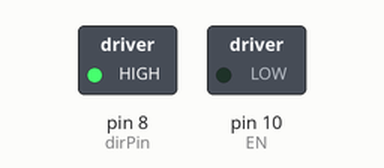
This sketch was run on a simulated Arduino Uno, built with avr-gcc and run on an emulated ATmega328P. Parts: switched loads named in the sketch (green lamp = pin HIGH). Dashed ring = blinking. Pins used as bus, display or sensor lines are not drawn.

Above: at 0.5 s.
Timing chart, 0 to 5.2 s (numbered marks = the images above):
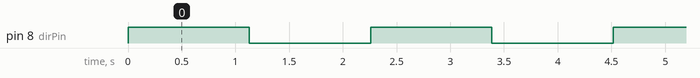

The sketch:

stepper-motor-driver-module-breakout-board.ino
```cpp
int dirPin = 8;
int stepperPin = 9;
int EN=10;

void setup() {
  pinMode(dirPin, OUTPUT);
  pinMode(stepperPin, OUTPUT);
  pinMode(EN, OUTPUT);
}

void step(boolean dir,int steps){
  digitalWrite(dirPin,dir);
  delay(50);
  for(int i=0;i<steps;i++){
    digitalWrite(stepperPin, HIGH);
    delayMicroseconds(800);
    digitalWrite(stepperPin, LOW);
    delayMicroseconds(800);
  }
}

void loop(){
  digitalWrite(EN, LOW);
  step(true,360);
  delay(500);
  step(false,360);
  delay(500);
}
```

Measured:
- by itself, pin 8 (dirPin): alternates HIGH for 1.1 s and LOW for 1.1 s
